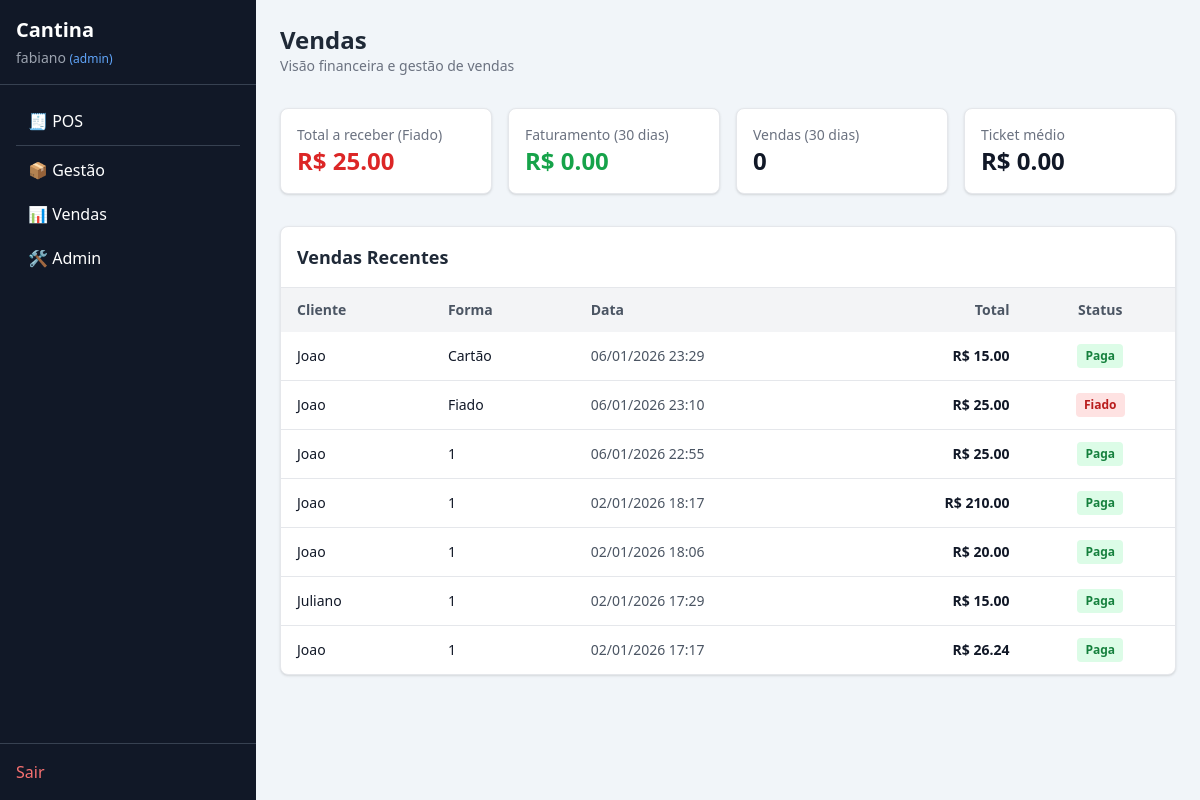
Page /vendas/ (signed in) on the committed database.
### core/models.py (models this page shows, shortened)
class Venda(models.Model):
    FORMA_PAGAMENTO_CHOICES = [
        ('DIN', 'Dinheiro'),
        ('CAR', 'Cartão'),
        ('PIX', 'PIX'),
        ('FIA', 'Fiado'),
    ]
    cliente = models.ForeignKey(Cliente, on_delete=models.CASCADE, related_name='vendas')
    operador = models.ForeignKey(User, on_delete=models.SET_NULL, null=True)
    data_hora = models.DateTimeField(auto_now_add=True)
    total = models.DecimalField(max_digits=10, decimal_places=2)
    forma_pagamento = models.CharField(
        max_length=3,
        choices=FORMA_PAGAMENTO_CHOICES
    )
    paga = models.BooleanField(default=True)
    quitada_em = models.DateTimeField(null=True, blank=True)
    observacao = models.TextField(blank=True)

class Cliente(models.Model):
    nome = models.CharField(max_length=200)
    codigo_cartao = models.CharField(max_length=100, unique=True, blank=True, null=True)
    telefone = models.CharField(max_length=20, blank=True)
    ativo = models.BooleanField(default=True)
    criado_em = models.DateTimeField(auto_now_add=True)
    class Meta:
        verbose_name = 'Cliente'
        verbose_name_plural = 'Clientes'
        ordering = ['nome']

### core/views.py (the view)
# urls.py: path('vendas/', views.vendas_dashboard, name='vendas'),
@login_required
def vendas_dashboard(request):
    hoje = timezone.now()
    inicio_30d = hoje - timedelta(days=30)
    total_a_receber = (
        Venda.objects
        .filter(paga=False)
        .aggregate(total=Sum('total'))
        ['total'] or 0
    )
    vendas_30d = Venda.objects.filter(data_hora__gte=inicio_30d)
    faturamento_30d = (
        vendas_30d
        .filter(paga=True)
        .aggregate(total=Sum('total'))
        ['total'] or 0
    )
    qtd_vendas_30d = vendas_30d.count()
    ticket_medio_30d = (
        vendas_30d
        .aggregate(media=Avg('total'))
        ['media'] or 0
    )
    vendas = (
        Venda.objects
        .select_related('cliente', 'operador')
        .order_by('-data_hora')[:30]
    )
    return render(
        request,
        'vendas.html',
        {
            'total_a_receber': total_a_receber,
            'faturamento_30d': faturamento_30d,
            'qtd_vendas_30d': qtd_vendas_30d,
            'ticket_medio_30d': ticket_medio_30d,
            'vendas': vendas,
        }
    )

### templates/vendas.html (shortened to what this page needs)
{% extends "base.html" %}
{% block content %}
<div class="max-w-7xl mx-auto space-y-8">
  <header>
    <h1 class="text-2xl font-bold text-gray-800">Vendas</h1>
    <p class="text-sm text-gray-500">
      Visão financeira e gestão de vendas
    </p>
  </header>
  <section class="grid grid-cols-1 sm:grid-cols-2 lg:grid-cols-4 gap-4">
    <div class="bg-white p-4 rounded-lg shadow border">
      <p class="text-sm text-gray-500">Total a receber (Fiado)</p>
      <p class="text-2xl font-bold text-red-600">
        R$ {{ total_a_receber|floatformat:2 }}
      </p>
    </div>
    <div class="bg-white p-4 rounded-lg shadow border">
      <p class="text-sm text-gray-500">Faturamento (30 dias)</p>
      <p class="text-2xl font-bold text-green-600">
        R$ {{ faturamento_30d|floatformat:2 }}
      </p>
    </div>
    <div class="bg-white p-4 rounded-lg shadow border">
      <p class="text-sm text-gray-500">Vendas (30 dias)</p>
      <p class="text-2xl font-bold">
        {{ qtd_vendas_30d }}
      </p>
    </div>
    <div class="bg-white p-4 rounded-lg shadow border">
      <p class="text-sm text-gray-500">Ticket médio</p>
      <p class="text-2xl font-bold">
        R$ {{ ticket_medio_30d|floatformat:2 }}
      </p>
    </div>
  </section>
  <section class="bg-white rounded-lg shadow border overflow-hidden">
    <div class="p-4 border-b">
      <h2 class="text-lg font-bold text-gray-800">Vendas Recentes</h2>
    </div>
    <div class="overflow-x-auto">
      <table class="w-full text-sm">
        <thead class="bg-gray-100 text-gray-600">
          <tr>
            <th class="px-4 py-3 text-left">Cliente</th>
            <th class="px-4 py-3 text-left">Forma</th>
            <th class="px-4 py-3 text-left">Data</th>
            <th class="px-4 py-3 text-right">Total</th>
            <th class="px-4 py-3 text-center">Status</th>
          </tr>
        </thead>
        <tbody class="divide-y">
          {% for venda in vendas %}
          <tr class="hover:bg-gray-50">
            <td class="px-4 py-3 font-medium">
              {{ venda.cliente.nome }}
            </td>
            <td class="px-4 py-3">
              {{ venda.get_forma_pagamento_display }}
            </td>
            <td class="px-4 py-3 text-gray-600">
              {{ venda.data_hora|date:"d/m/Y H:i" }}
            </td>
            <td class="px-4 py-3 text-right font-semibold">
              R$ {{ venda.total|floatformat:2 }}
            </td>
            <td class="px-4 py-3 text-center">
              {% if venda.paga %}
                <span class="inline-flex px-2 py-1 text-xs rounded font-semibold
                             bg-green-100 text-green-700">
                  Paga
                </span>
              {% else %}
                <span class="inline-flex px-2 py-1 text-xs rounded font-semibold
                             bg-red-100 text-red-700">
                  Fiado
                </span>
              {% endif %}
            </td>
          </tr>
          {% empty %}
          <tr>
            <td colspan="5" class="px-4 py-6 text-center text-gray-500">
              Nenhuma venda encontrada
            </td>
          </tr>
          {% endfor %}
        </tbody>
      </table>
    </div>
  </section>
</div>
{% endblock %}

### templates/partials/sidebar.html
<aside
  id="sidebar"
  class="fixed md:static top-14 md:top-0 inset-y-0 left-0 z-40 w-64 bg-gray-900 text-white flex flex-col transform -translate-x-full md:translate-x-0 transition-transform duration-200 ease-in-out"
>
  <div class="p-4 border-b border-gray-700">
    <h2 class="text-xl font-bold">Cantina</h2>
    <p class="text-sm text-gray-400 mt-1">
      {{ request.user.username }} {% if request.user.is_superuser %}
      <span class="text-xs text-blue-400">(admin)</span>
      {% endif %}
    </p>
  </div>
  <nav class="flex-1 p-4 space-y-1">
    <a
      href="{% url 'pos' %}"
      class="block px-3 py-2 rounded hover:bg-gray-800 transition"
    >
      🧾 POS
    </a>
    {% if request.user.is_superuser %}
    <div class="border-t border-gray-700 my-3"></div>
    <a
      href="{% url 'produtos_list' %}"
      class="block px-3 py-2 rounded hover:bg-gray-800 transition"
    >
      📦 Gestão
    </a>
    <a
      href="{% url 'vendas' %}"
      class="block px-3 py-2 rounded hover:bg-gray-800 transition"
    >
      📊 Vendas
    </a>
    <a
      href="/admin/"
      class="block px-3 py-2 rounded hover:bg-gray-800 transition"
    >
      🛠️ Admin
    </a>
    {% endif %}
  </nav>
  <div class="p-4 border-t border-gray-700">
    <a
      href="{% url 'logout' %}"
      class="block text-red-400 hover:text-red-300 transition"
    >
      Sair
    </a>
  </div>
</aside>

### rows in the picture
Venda: cliente.nome "Joao", forma_pagamento "Cartão", data_hora "06/01/2026 23:29", total "15.00", paga "Paga"
Venda: cliente.nome "Joao", forma_pagamento "Fiado", data_hora "06/01/2026 23:10", total "25.00", paga "Fiado"
Venda: cliente.nome "Joao", forma_pagamento "1", data_hora "06/01/2026 22:55", total "25.00", paga "Paga"
Venda: cliente.nome "Joao", forma_pagamento "1", data_hora "02/01/2026 18:17", total "210.00", paga "Paga"
Venda: cliente.nome "Joao", forma_pagamento "1", data_hora "02/01/2026 18:06", total "20.00", paga "Paga"
Venda: cliente.nome "Juliano", forma_pagamento "1", data_hora "02/01/2026 17:29", total "15.00", paga "Paga"
Venda: cliente.nome "Joao", forma_pagamento "1", data_hora "02/01/2026 17:17", total "26.24", paga "Paga"

### other values in the picture
{{ request.user.username }} "fabiano"
{{ total_a_receber|floatformat:2 }} "25.00"
{{ faturamento_30d|floatformat:2 }} "0.00"
{{ qtd_vendas_30d }} "0"
{{ ticket_medio_30d|floatformat:2 }} "0.00"
